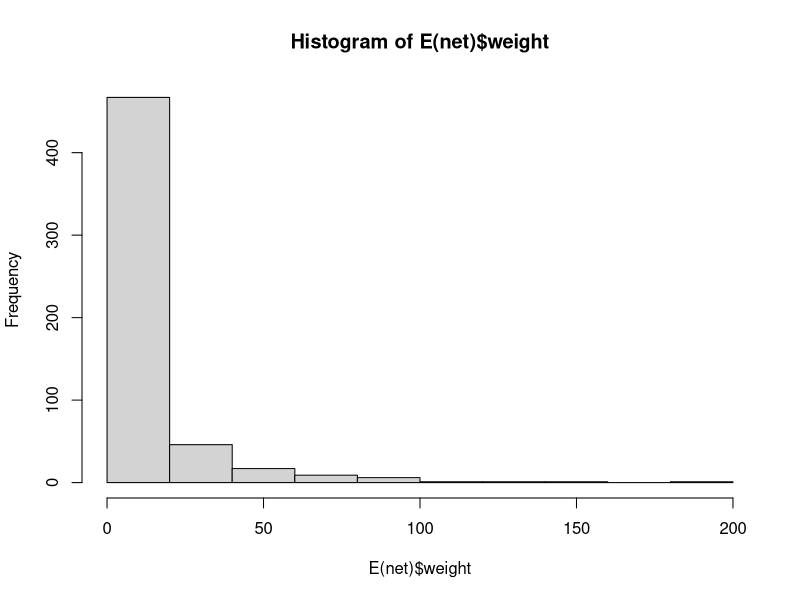
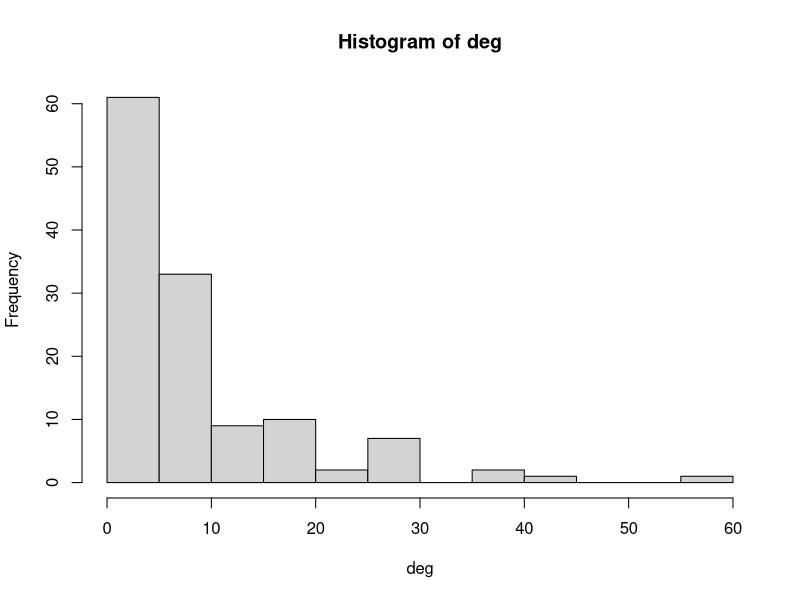
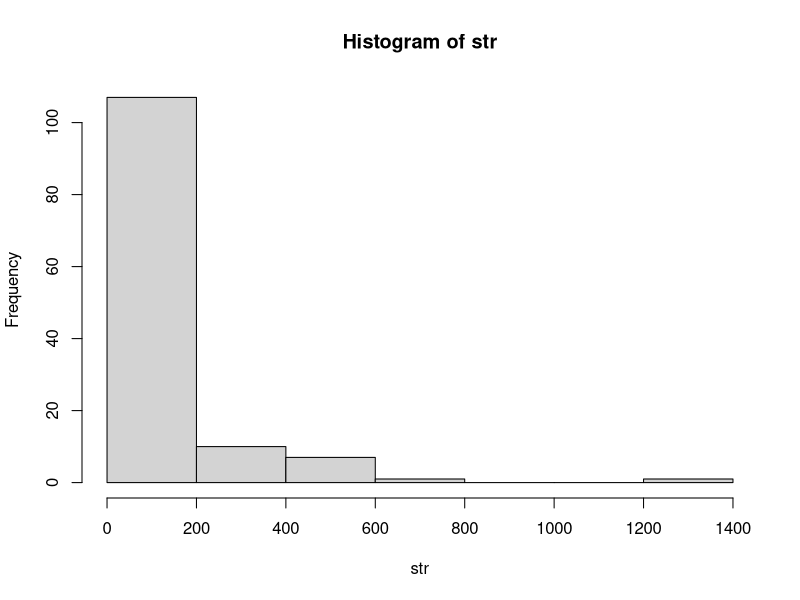
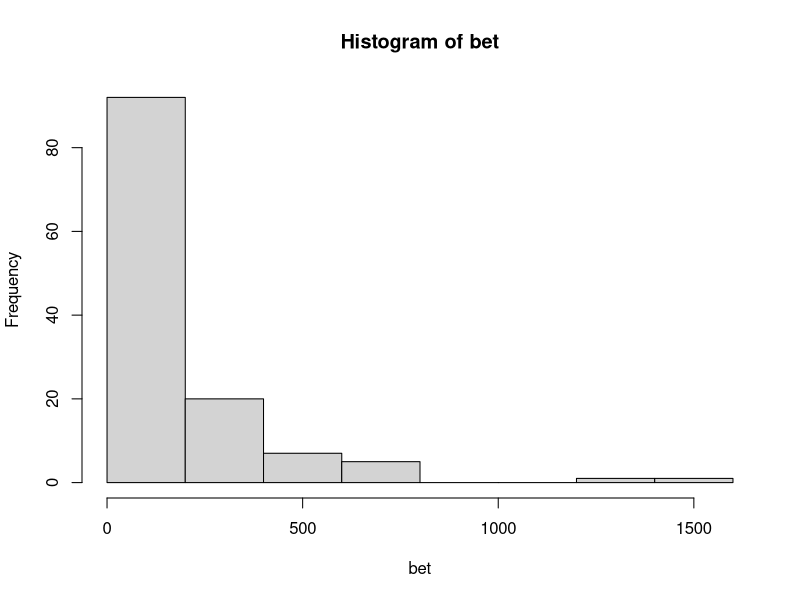
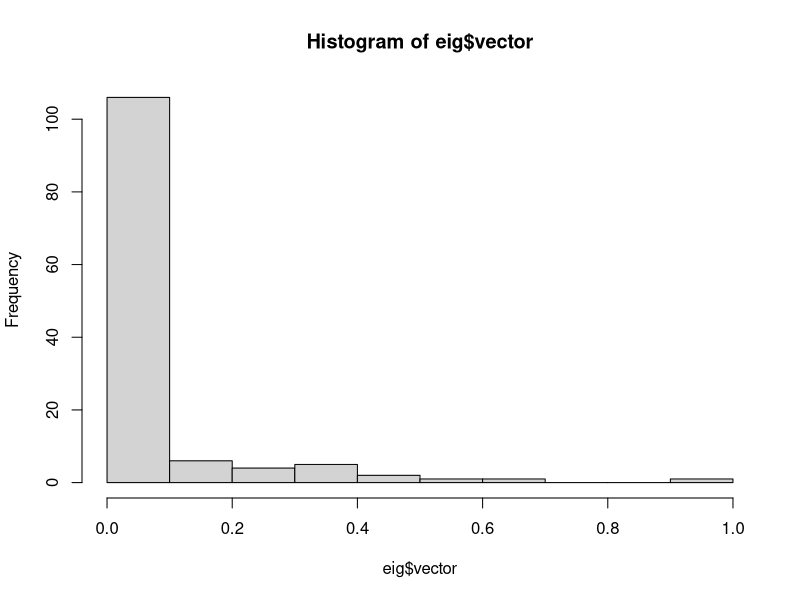
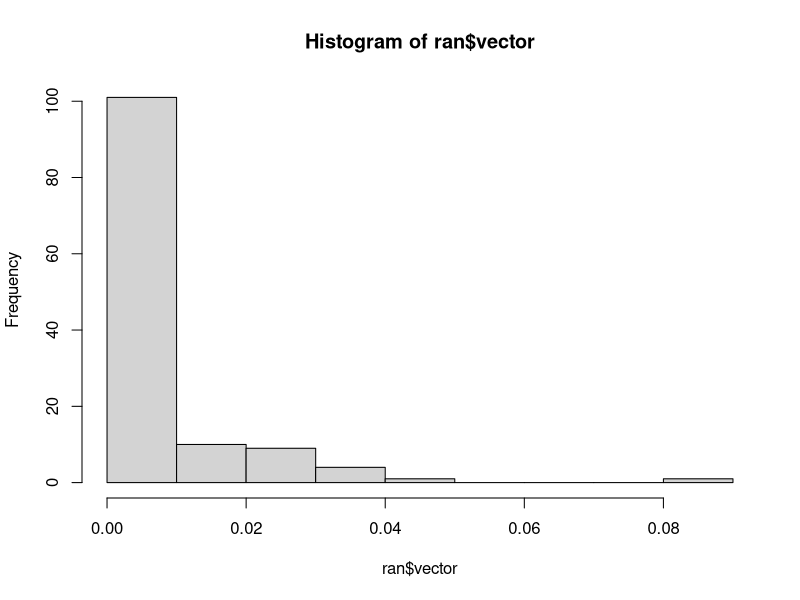
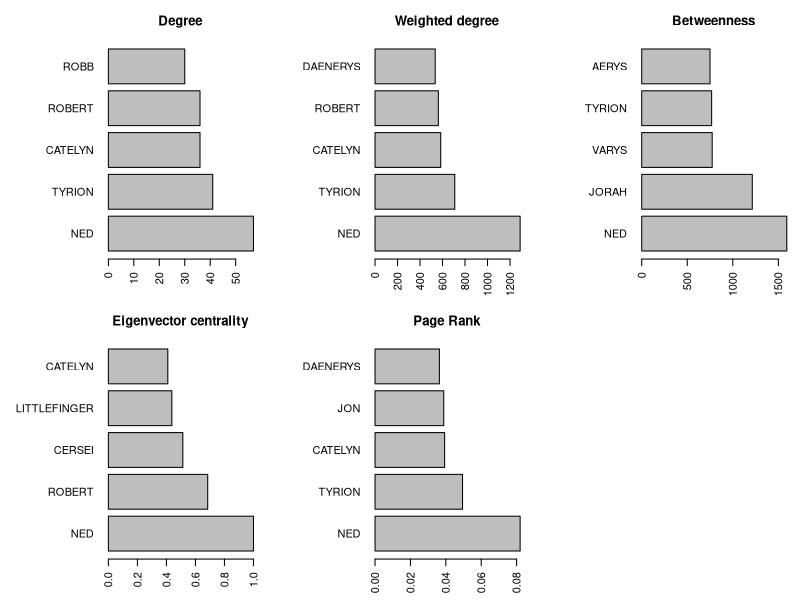
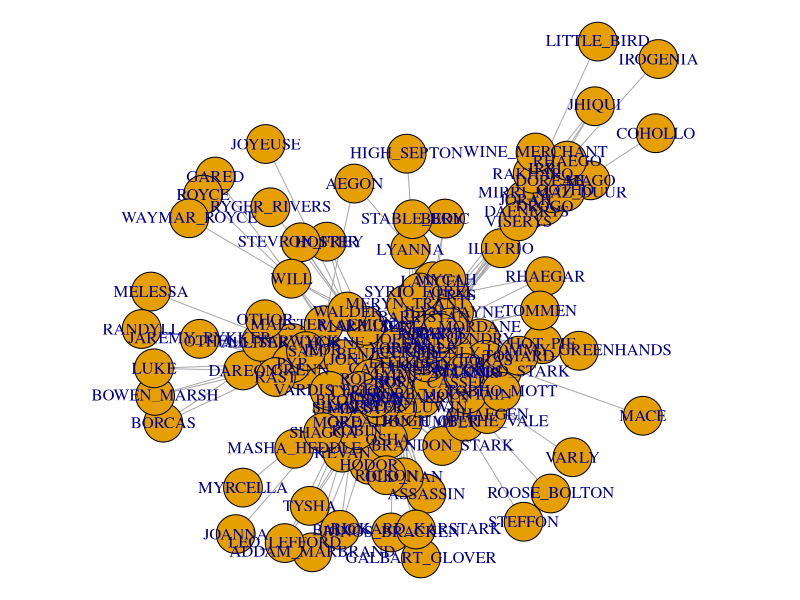

Source code (R) for these figures, in order:
## +++++++++++++++++++++++++++++++++++++++++++++++++++++++++++++++++++++++++++++
## 
## Social network analysis from positioned telemetry data
## COST action ETN Training School - České Budějovice (Česká republika)
## 
## PART 1 - INTRODUCTION TO NETWORKS IN R ####
##
## Author: Eneko Aspillaga (IMEDEA, CSIC-UIB)
## Contact: aspillaga@imedea.uib-csic.es
## Date: 18-20 May 2022
## 
## +++++++++++++++++++++++++++++++++++++++++++++++++++++++++++++++++++++++++++++

# Set working directory (directory of the current script)
setwd(dirname(rstudioapi::getActiveDocumentContext()$path))

# Install required libraries:
# install.packages(c("igraph", "data.table", "lubridate", "sp", "sf", 
#                    "abind", "randomcoloR", "ggplot2", "ggraph"))

# Load libraries
library(igraph)
library(data.table)

# Function to rescale variables
rescale <- function(values, min, max) {
  range <- c(min(values, na.rm = TRUE), max(values, na.rm = TRUE))
  min + (values - range[1]) * (max - min) / (range[2] - range[1]) 
}


# 1. Download example data set =================================================

# The dataset we will use for this first session corresponds to the
# interactions between the characters of the 1st season of "Game of Thrones" 
# HBO TV Series (Beveridge and Chemers, 2018).
# Data source, details on how interactions were calculated, and a complete 
# analysis of all the seasons and book networks can be found in:
#     - https://networkofthrones.wordpress.com/
#     - https://github.com/mathbeveridge/gameofthrones
# Citation: Andrew Beveridge and Michael Chemers, "The Game of 'The Game of 
#           Thrones': Networked Concordances and Fractal Dramaturgy", 
#           in: Paola Brembilla and Ilaria De Pacalis (eds.), Reading 
#           Contemporary Serial Television Universes: A Narrative Ecosystem 
#           Framework, Routledge, 2018.

# Direct download from github
# nodes_path <- "https://raw.githubusercontent.com/mathbeveridge/gameofthrones/master/data/got-s1-nodes.csv"
# edges_path <- "https://raw.githubusercontent.com/mathbeveridge/gameofthrones/master/data/got-s1-edges.csv"
# nodes <- fread(nodes_path)
# edges <- fread(edges_path)

# Export to load them offline
# dir.create("./data/got_season1/", recursive = TRUE, showWarnings = FALSE)
# fwrite(nodes, "./data/got_season1/got-s1-nodes.csv")
# fwrite(edges, "./data/got_season1/got-s1-edges.csv")

# Load them from the exported files
nodes <- fread("./data/got_season1/got-s1-nodes.csv")
edges <- fread("./data/got_season1/got-s1-edges.csv")


# The "edges" data frame contains the number of interactions ("Weight") between 
# pairs of characters ("Source" and "Weight") in Season 1 of GoT. Interactions
# are undirected, so "Source" and "Target" variables are interchangeable.
head(edges) 

# The "nodes" data frame contains all the names of the characters in the
# network. Each character is represented by a code ("Id"), which is used
# in the "edges" dataset, and its name ("Label).
head(nodes)


# 2. Creating our first network with igraph ====================================

# Since our data is in a "data.frame" format, we will use the
# "graph_from_data_frame" function. The first two columns should correspond to 
# the nodes. The rest of variables are included as edge attributes. However, we 
# will change the spelling of the "Weight" column to "weight", so igraph 
# automatically understands it as edge weights.
colnames(edges)[colnames(edges) == "Weight"] <- "weight"
colnames(edges)
net <- graph_from_data_frame(edges, vertices = nodes, directed = FALSE)
class(net)

# Extract nodes/vertices and check their attributes
V(net) 
vertex_attr_names(net)
vertex_attr(net)

# Extract links/edges and check their attributes
E(net)
edge_attr_names(net)
edge_attr(net)

# With the "V" and "E" functions, we can access directly to the attributes or 
# create new ones (important for plots)
V(net)$name
V(net)$Label
V(net)$extra_attribute <- 1:length(V(net))
vertex_attr_names(net)
V(net)$extra_attribute
E(net)$weight

# We can get back a data.frame with the edges
df <- as_data_frame(net)
head(df)

# Or an adjacency matrix of the network
adj <- as_adjacency_matrix(net, attr = "weight")
adj <- as.matrix(adj)
adj[1:10, 1:10]
isSymmetric(adj)


# 3. Extracting network- and node-level parameters =============================

# Network-level parameters: Useful to compare different networks

# Total number of edges:
length(E(net))
ecount(net)

# Edge-weight distribution:
quantile(E(net)$weight)
median(E(net)$weight)
hist(E(net)$weight)

# Edge-density:
edge_density(net)


# Node level parameters:

# Degree: number of adjacent edges (number of links of each node)
deg <- degree(net)
deg
hist(deg)

# Strength (weighted degree): sum of edge weights (number of interactions of
# each node)
str <- strength(net)
str
hist(str)

# Betweeness centrality: number of shortest paths going through the node.
# Indicates the importance of each node in connecting the network
bet <- betweenness(net)
bet
hist(bet)

# Eigenvector centrality: Number of important nodes to which each node is 
# connected (centrality of each node is proportional to the sum of the 
# centralities of the adjacent nodes)
eig <- eigen_centrality(net)
eig
eig$vector
hist(eig$vector)

# Page rank: Google Page Rank algorithm. Returns the importance of each node
# a percentage. The value for each node is proportional to the importance of
# all the nodes connected to it
ran <- page_rank(net)
ran
ran$vector
sum(ran$vector)
hist(ran$vector)


# Plot the characters with the highest values of each parameter
par(mar = c(3.1, 8.1, 3.1, 1), mfrow = c(2, 3))
barplot(deg[order(deg, decreasing = TRUE)][1:5], las = 2, horiz = TRUE, 
        main = "Degree")
barplot(str[order(str, decreasing = TRUE)][1:5], las = 2, horiz = TRUE,
        main = "Weighted degree")
barplot(bet[order(bet, decreasing = TRUE)][1:5], las = 2, horiz = TRUE,
        main = "Betweenness")
barplot(eig$vector[order(eig$vector, decreasing = TRUE)][1:5], las = 2, 
        horiz = TRUE, main = "Eigenvector centrality")
barplot(ran$vector[order(ran$vector, decreasing = TRUE)][1:5], las = 2, 
        horiz = TRUE, main = "Page Rank")


# 4. Plotting networks using the "igraph" package ==============================

# Using the "igraph" package:
par(mar = c(0, 0, 0, 0), mfrow = c(1, 1))
plot(net)

# Plotting parameters can be modified by providing specific arguments to the 
# "plot" function or by adding new names attributes to the "igraph" object.
# Note that the arguments to modify vertices or edges are preceded by "vertex."
# or "edge." prefixes, respectively. More details in "help(igraph.plotting)".

# Modify node size by providing "vertex.size" argument. We will make it
# proportional to the betweenness of each node. We will also remove the vertex
# labels.
plot(net, vertex.size = rescale(log(bet+1), 0.1, 6), vertex.label = "")

# Same as before but adding the "size" attribute to vertices:
V(net)$size <- rescale(log(bet+1), 0.1, 6)
plot(net, vertex.label = "")

# Add vertex labels. We will use the name of each character
V(net)$label <- nodes$Label[match(V(net)$name, nodes$Id)]
plot(net)

# Modify the size of each label (label.cex) depending on their strength.
# When plotting, we will also change their font family and the color.
V(net)$label.cex <- rescale(log(str), 0.3, 1.8)
plot(net, vertex.label.family = "sans", vertex.label.color = "gray30")

# Modify edge with to make it proportional to its weight.
E(net)$width <- rescale(log(E(net)$weight), 0.5, 8)
plot(net, vertex.label = "")


# Change layout. There are different algorithms to place the nodes. They can
# be checked in "help(layout_)". Edges can be curved using the "edge.curved"
# argument.
plot(net, layout = layout_nicely, 
     edge.curved = 0.25, # Adds 25% of curvature to edges
     edge.color = adjustcolor("gray20", 0.6),
     vertex.label.family = "sans", vertex.label.color = "gray20",
     vertex.color = "coral")


# Searching for communities. We can look for internal structures within the
# network (groups of nodes related to each other) by applying different 
# algorithms. More information at help(communities).
groups <- cluster_fast_greedy(net)
class(groups)
plot_dendrogram(groups)

# We can extract the group to which belongs each node
membership(groups)
groups$membership
table(groups$membership)

# Add groups to the plot
plot(groups, net, layout = layout_nicely, 
     edge.curved = 0.25, # Adds 25% of curvature to edges
     edge.color = adjustcolor("gray20", 0.6),
     vertex.label = "")


# Change vertex color depending on the group
length(unique(groups$membership))
gr_col <- c("gray50", "coral", "gold", "yellowgreen", "dodgerblue", 
            "forestgreen", "darkorchid")
V(net)$color <- gr_col[groups$membership]

plot(net, layout = layout_with_graphopt, 
     edge.curved = 0.25, edge.color = adjustcolor("gray20", 0.6),
     vertex.label = "")


# Export the plot
jpeg("got_s1_network_igraph.jpeg", width = 4000, height = 4000, 
     res = 200)
set.seed(27)
plot(net, layout = layout_with_graphopt, 
     edge.curved = 0.25, 
     edge.color = adjustcolor("gray50", 0.6),
     vertex.label.family = "sans", vertex.label.color = "black",
     vertex.frame.color = "gray30")
dev.off()


# 5. Plotting networks using the "ggraph" package ==============================

# "ggraph" is an extension of the "ggplot2" package.
library(ggplot2)
library(ggraph)

# An nice guide to network plots with "ggraph" can be found at:
# https://mr.schochastics.net/material/netvizr/

# Basic plot
ggraph(net, layout = "stress") +
  geom_edge_link() +
  geom_node_point() +
  theme_graph()

# Change plot parameters
ggraph(net, layout = "stress") + 
  geom_edge_link(aes(edge_width = weight), edge_colour = "gray50", ) +
  geom_node_point(aes(size = deg, fill = factor(groups$membership)), 
                  shape = 21) +
  geom_node_text(aes(label = label, size = deg), colour = "black", 
                 repel = TRUE) +
  scale_edge_width_continuous(range = c(0.2, 2)) +
  scale_size(range = c(0.5, 5))+
  scale_fill_brewer(palette = "Set2") +
  theme_graph() +
  theme(legend.position = "none")


# Using centrality layout. A centrality index is given ("cent") to create a 
# concentric layout where the most central nodes are put in the center
ggraph(net, layout = "centrality",  cent = eig$vector) + 
  geom_edge_link(aes(edge_width = weight), edge_colour = "gray50") +
  geom_node_point(aes(size = deg, fill = factor(groups$membership)), 
                  shape = 21) +
  geom_node_text(aes(label = label, size = deg), colour = "black", 
                 repel = TRUE) +
  scale_edge_width_continuous(range = c(0.2, 2)) +
  scale_size(range = c(0.5, 6))+
  scale_fill_brewer(palette = "Set2") +
  theme_graph() +
  theme(legend.position = "none")
